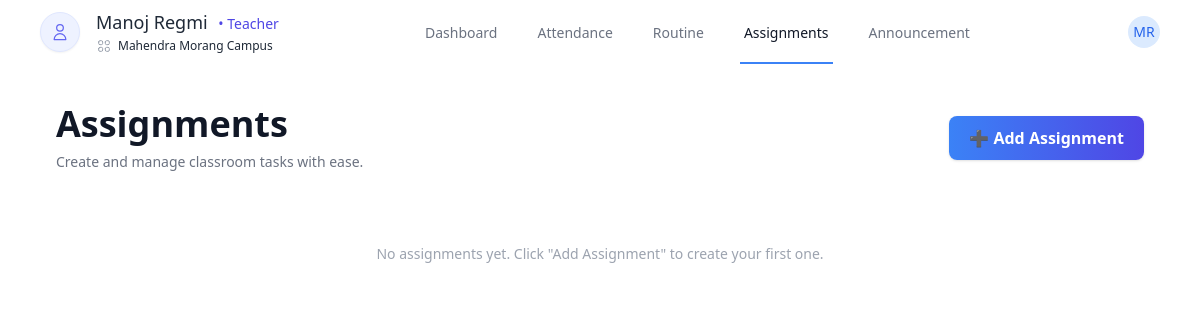
The page /assignment/ (signed in) on the database its author committed.
### users/models.py (models this page shows, shortened)
class CustomUser(AbstractUser):
    school = models.ForeignKey(School, on_delete=models.CASCADE, null=True, blank=True)
    is_school_admin = models.BooleanField(default=False)
    is_teacher = models.BooleanField(default=False)
    is_student = models.BooleanField(default=False)

class School(models.Model):
    name = models.CharField(max_length=100, unique=True)
    created_at = models.DateTimeField(auto_now_add=True)

### dashboard/views.py (the view)
# urls.py: path('assignment/', assignment_view, name='assignment'),
def assignment_view(request):
    school = request.user.school
    assignments = Assignment.objects.filter(school=school)
    context = {
        'assignments': assignments,
    }
    return render(request, 'dashboard/teachers/assignment.html', context)

### dashboard/templatetags/custom_tags.py (called while the page is built)
@register.filter
def short_school_name(value):
    words = value.split()
    if len(words) >= 4:
        return f"{words[0]} {words[1]} {words[-1]}"
    return value

### dashboard/templates/dashboard/teachers/assignment.html
{% extends "dashboard/base.html" %}
{% block content %}
<div class="max-w-6xl mx-auto px-4 sm:px-6 lg:px-8 py-10">
  <div class="flex items-center justify-between mb-8">
    <div>
      <h1 class="text-4xl font-extrabold text-gray-900">Assignments</h1>
      <p class="text-sm text-gray-500 mt-2">Create and manage classroom tasks with ease.</p>
    </div>
    <a href="/routine"
      class="bg-gradient-to-r from-blue-500 to-indigo-600 text-white px-5 py-2.5 rounded-lg font-semibold shadow hover:shadow-xl transition-all duration-200">
      ➕ Add Assignment
    </a>
  </div>
  {% if assignments %}
    <div class="overflow-x-auto bg-white rounded-xl shadow">
      <table class="min-w-full divide-y divide-gray-200 text-sm">
        <thead class="bg-gray-50 text-left text-gray-700 font-semibold">
          <tr>
            <th class="px-4 py-3">Title</th>
            <th class="px-4 py-3">Subject</th>
            <th class="px-4 py-3">Due Date</th>
            <th class="px-4 py-3">Description</th>
            <th class="px-4 py-3">File</th>
            <th class="px-4 py-3">Remark</th>
            <th class="px-4 py-3">Actions</th>
          </tr>
        </thead>
        <tbody class="divide-y divide-gray-100">
          {% for assignment in assignments %}
            <tr class="hover:bg-gray-50 transition">
              <td class="px-4 py-3 font-medium text-gray-800">{{ assignment.title }}</td>
              <td class="px-4 py-3">{{ assignment.subject }}</td>
              <td class="px-4 py-3">{{ assignment.due_date }}</td>
              <td class="px-4 py-3 text-gray-600 max-w-xs truncate">{{ assignment.description }}</td>
              <td>
                {% if assignment.assignment_file %}
                <a href="{% url 'download_assignment' assignment.id %}" class="text-indigo-600 hover:underline text-sm">
                📎 Download File
                </a>
                {% else %}
                <span class="text-gray-400 text-xs">—</span>
                {% endif %}
             </td>
              <td class="px-4 py-3 text-gray-500 italic">
                {% if assignment.remark %}
                  {{ assignment.remark }}
                {% else %}
                  <span class="text-gray-300">No remark</span>
                {% endif %}
              </td>
              <td class="px-4 py-3 flex gap-2">
                <a href="{% url 'edit_assignment' assignment.id %}" class="text-blue-600 hover:underline text-xs">✏️ Edit</a>
                <a href="{% url 'delete_assignment' assignment.id %}" class="text-red-600 hover:underline text-xs flex items-center gap-1">
                <svg xmlns="http://www.w3.org/2000/svg" class="h-4 w-4" fill="none"
                    viewBox="0 0 24 24" stroke="currentColor" stroke-width="2">
                    <path stroke-linecap="round" stroke-linejoin="round" d="M6 7h12M9 7V4h6v3M4 7h16v13a2 2 0 01-2 2H6a2 2 0 01-2-2V7z" />
                </svg>
                Delete
                </a>
                <a href="{% url 'add_remark' assignment.id %}" class="text-purple-600 hover:underline text-xs">💬 Remark</a>
              </td>
            </tr>
          {% endfor %}
        </tbody>
      </table>
    </div>
  {% else %}
    <div class="text-center text-gray-400 py-10">
      <p class="text-sm">No assignments yet. Click "Add Assignment" to create your first one.</p>
    </div>
  {% endif %}
</div>
{% endblock %}

### dashboard/templates/dashboard/navbar.html (shortened to what this page needs)
{% load custom_tags %}
  <nav class="no-print">
    <div class="max-w-8xl mx-auto px-10">
    <div class="flex justify-between h-16">
      <div class="flex items-center">
        {% if request.user.is_school_admin %}
        <div class="flex-shrink-0 flex items-center">
          <svg class="h-8 w-8 text-blue-500" fill="none" viewBox="0 0 24 24" stroke="currentColor">
            <path stroke-linecap="round" stroke-linejoin="round" stroke-width="2" d="M12 6.253v13m0-13C10.832 5.477 9.246 5 7.5 5S4.168 5.477 3 6.253v13C4.168 18.477 5.754 18 7.5 18s3.332.477 4.5 1.253m0-13C13.168 5.477 14.754 5 16.5 5c1.747 0 3.332.477 4.5 1.253v13C19.832 18.477 18.247 18 16.5 18c-1.746 0-3.332.477-4.5 1.253" />
          </svg>
          <span class="ml-2 text-xl font-bold text-gray-800 truncate" title="{{ request.user.school.name }}">
            {{ request.user.school.name|short_school_name }}
          </span>
        </div>
        {% elif request.user.is_teacher %}
        <div class="flex items-center gap-4">
          <div class="relative">
            <div class="w-10 h-10 rounded-full bg-indigo-50 flex items-center justify-center shadow-sm border border-indigo-100">
              <svg xmlns="http://www.w3.org/2000/svg" class="h-5 w-5 text-indigo-500" fill="none" viewBox="0 0 24 24" stroke="currentColor">
                <path stroke-linecap="round" stroke-linejoin="round" stroke-width="1.5" d="M16 7a4 4 0 11-8 0 4 4 0 018 0zM12 14a7 7 0 00-7 7h14a7 7 0 00-7-7z" />
              </svg>
            </div>
          </div>
          <div>
            <h1 class="text-lg font-medium text-gray-800 leading-tight">
              {{ request.user.first_name }} {{ request.user.last_name }}
              <span class="text-sm font-normal text-indigo-600 ml-1.5">• Teacher</span>
            </h1>
            <div class="flex items-center mt-1 text-gray-500">
            <span class="text-xs text-gray-800 truncate" title="{{ request.user.school.name }}">
              {{ request.user.school.name|short_school_name }}
            </span>
        </div>
          </div>
        </div>
        {% endif %}
      </div>
     <div class="hidden sm:ml-6 sm:flex sm:space-x-8">
      {% if request.user.is_school_admin %}
      <a href="{% url 'school_admin_dashboard' %}"
        class="{% if request.resolver_match.url_name == 'school_admin_dashboard' %}border-blue-500 text-gray-900{% else %}border-transparent text-gray-500 hover:border-gray-300 hover:text-gray-700{% endif %} inline-flex items-center px-1 pt-1 border-b-2 text-sm font-medium">
        Dashboard
      </a>
      <a href="{% url 'teachers' %}"
        class="{% if request.resolver_match.url_name == 'teachers' %}border-blue-500 text-gray-900{% else %}border-transparent text-gray-500 hover:border-gray-300 hover:text-gray-700{% endif %} inline-flex items-center px-1 pt-1 border-b-2 text-sm font-medium">
        Teachers
      </a>
      <a href="{% url 'students' %}"
        class="{% if request.resolver_match.url_name == 'students' %}border-blue-500 text-gray-900{% else %}border-transparent text-gray-500 hover:border-gray-300 hover:text-gray-700{% endif %} inline-flex items-center px-1 pt-1 border-b-2 text-sm font-medium">
        Students
      </a>
      <a href="{% url 'subjects' %}"
        class="{% if request.resolver_match.url_name == 'subjects' %}border-blue-500 text-gray-900{% else %}border-transparent text-gray-500 hover:border-gray-300 hover:text-gray-700{% endif %} inline-flex items-center px-1 pt-1 border-b-2 text-sm font-medium">
        Subjects
      </a>
      <a href="{% url 'grades' %}"
        class="{% if request.resolver_match.url_name == 'grades' %}border-blue-500 text-gray-900{% else %}border-transparent text-gray-500 hover:border-gray-300 hover:text-gray-700{% endif %} inline-flex items-center px-1 pt-1 border-b-2 text-sm font-medium">
        Grades & Sections
      </a>
      <a href="{% url 'overall_attendance' %}"
        class="{% if request.resolver_match.url_name == 'overall_attendance' %}border-blue-500 text-gray-900{% else %}border-transparent text-gray-500 hover:border-gray-300 hover:text-gray-700{% endif %} inline-flex items-center px-1 pt-1 border-b-2 text-sm font-medium">
        Attendance
      </a>
      <a href="{% url 'routine_setup' %}"
        class="{% if request.resolver_match.url_name == 'routine_setup' %}border-blue-500 text-gray-900{% else %}border-transparent text-gray-500 hover:border-gray-300 hover:text-gray-700{% endif %} inline-flex items-center px-1 pt-1 border-b-2 text-sm font-medium">
        Routine Setup
      </a>
      {% comment %} <a href="{% url 'reports' %}"
        class="{% if request.resolver_match.url_name == 'reports' %}border-blue-500 text-gray-900{% else %}border-transparent text-gray-500 hover:border-gray-300 hover:text-gray-700{% endif %} inline-flex items-center px-1 pt-1 border-b-2 text-sm font-medium">
        Reports
      </a> {% endcomment %}
      {% comment %} <a href=""
        class="{% if request.resolver_match.url_name == 'reports' %}border-blue-500 text-gray-900{% else %}border-transparent text-gray-500 hover:border-gray-300 hover:text-gray-700{% endif %} inline-flex items-center px-1 pt-1 border-b-2 text-sm font-medium">
        Reports
      </a> {% endcomment %}
      {% elif request.user.is_teacher %}
      <a href="{% url 'teacher_dashboard' %}"
        class="{% if request.resolver_match.url_name == 'teacher_dashboard' %}border-blue-500 text-gray-900{% else %}border-transparent text-gray-500 hover:border-gray-300 hover:text-gray-700{% endif %} inline-flex items-center px-1 pt-1 border-b-2 text-sm font-medium">
        Dashboard
      </a>
      <a href="{% url 'attendance' %}"
        class="{% if request.resolver_match.url_name == 'attendance' %}border-blue-500 text-gray-900{% else %}border-transparent text-gray-500 hover:border-gray-300 hover:text-gray-700{% endif %} inline-flex items-center px-1 pt-1 border-b-2 text-sm font-medium">
        Attendance
      </a>
      <a href="{% url 'teacher_routine' %}"
        class="{% if request.resolver_match.url_name == 'teacher_routine' %}border-blue-500 text-gray-900{% else %}border-transparent text-gray-500 hover:border-gray-300 hover:text-gray-700{% endif %} inline-flex items-center px-1 pt-1 border-b-2 text-sm font-medium">
        Routine
      </a>
      <a href="/assignment"
        class="{% if request.resolver_match.url_name == 'assignment' %}border-blue-500 text-gray-900{% else %}border-transparent text-gray-500 hover:border-gray-300 hover:text-gray-700{% endif %} inline-flex items-center px-1 pt-1 border-b-2 text-sm font-medium">
        Assignments
      </a>
      <a href="{% url 'teacher_announcement' %}"
        class="{% if request.resolver_match.url_name == 'teacher_announcement' %}border-blue-500 text-gray-900{% else %}border-transparent text-gray-500 hover:border-gray-300 hover:text-gray-700{% endif %} inline-flex items-center px-1 pt-1 border-b-2 text-sm font-medium">
        Announcement
      </a>
      {% endif %}
    </div>
      <div class="hidden sm:ml-6 sm:flex sm:items-center">
        <div class="ml-3 relative">
          <div>
            <button type="button" class="bg-white rounded-full flex text-sm focus:outline-none focus:ring-2 focus:ring-offset-2 focus:ring-blue-500" id="user-menu-button" aria-expanded="false" aria-haspopup="true">
              {% if request.user.is_staff %}
              <div class="h-8 w-8 rounded-full bg-blue-100 flex items-center justify-center text-blue-600 font-medium">
                {{ request.user.first_name|first }}{{ request.user.last_name|first }}
              </div>
              {% elif request.user.is_school_admin %}
              <div class="h-8 w-8 rounded-full bg-blue-100 flex items-center justify-center text-blue-600 font-medium">
                {{ request.user.school.name|first }}
              </div>
              {% else %}
              <div class="h-8 w-8 rounded-full bg-blue-100 flex items-center justify-center text-blue-600 font-medium">
                {{ request.user.first_name|first }}{{ request.user.last_name|first }}
              {% endif %}
            </button>
          </div>
        </div>
      </div>
    </div>
  </div>
</nav>

### rows shown on the page
CustomUser: user.first_name "Manoj", user.last_name "Regmi", user.school.name|short_school_name "Mahendra Morang Campus", user.first_name|first "M", user.last_name|first "R"
